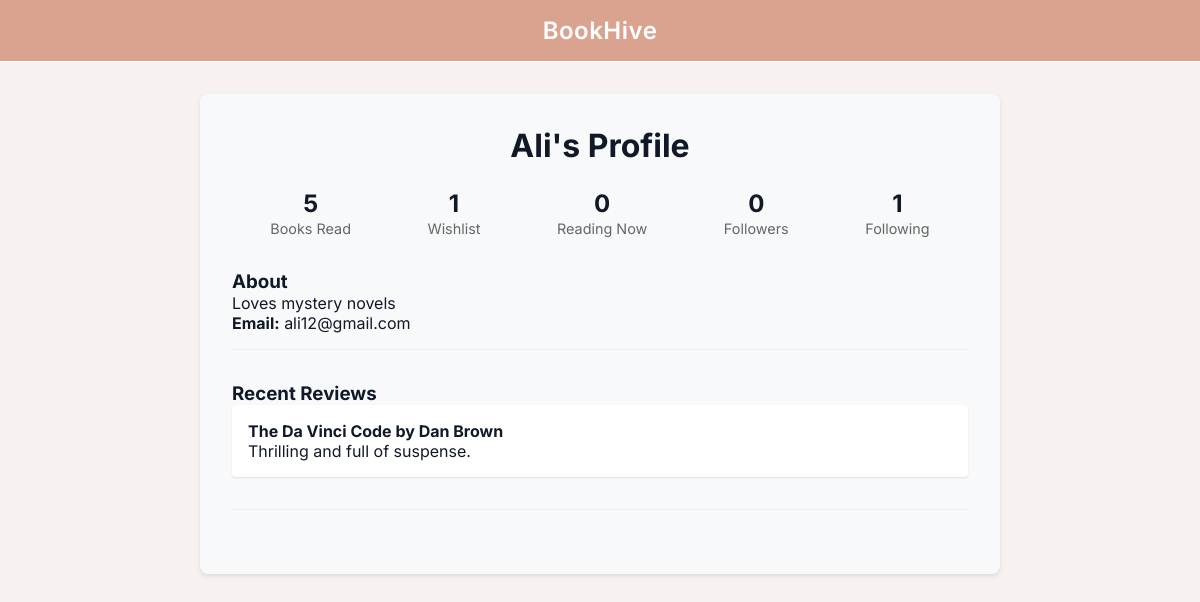
Page /profile (signed in) on the earlier database version.
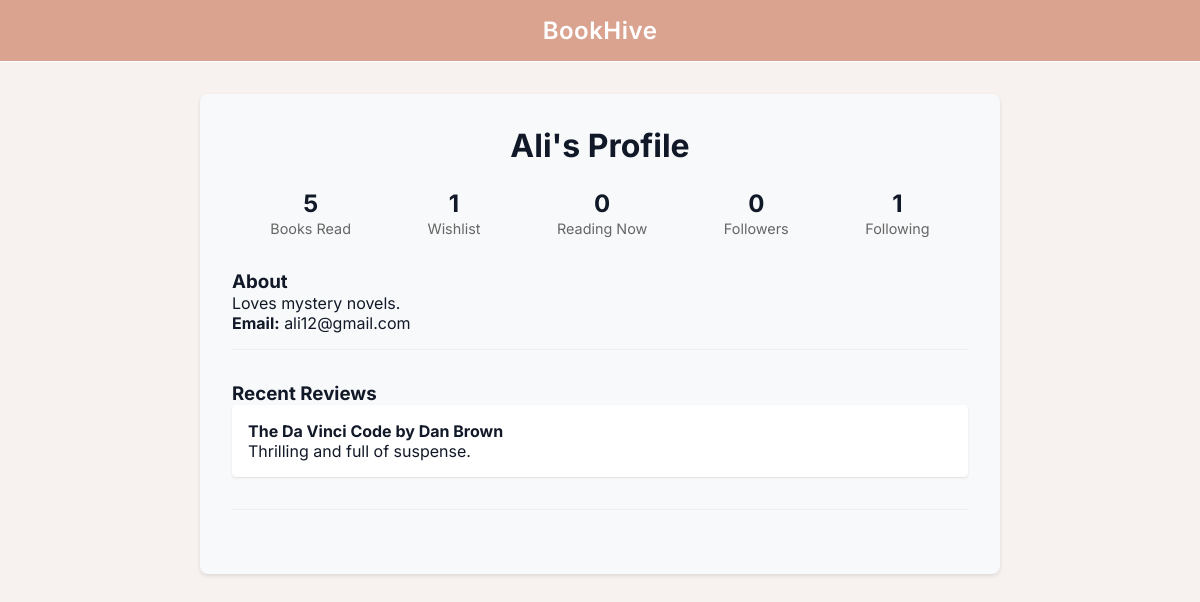
Same page on the later database version.
### tables this page shows
CREATE TABLE Users (
    username TEXT PRIMARY KEY,
    email TEXT UNIQUE NOT NULL,
    password TEXT NOT NULL,
    description TEXT,
    noOfBooksRead INTEGER DEFAULT 0
);

CREATE TABLE Reviews (
    username TEXT,
    bookname TEXT,
    review TEXT,
    PRIMARY KEY (username, bookname),
    FOREIGN KEY (username) REFERENCES Users(username),
    FOREIGN KEY (bookname) REFERENCES Books(bookname)
);

CREATE TABLE Books (
    bookname TEXT PRIMARY KEY,
    author TEXT NOT NULL,
    genre TEXT,
    year INTEGER,
    description TEXT,
    averageRating REAL DEFAULT 0,
    noOfRatings INTEGER DEFAULT 0,
    cover_url TEXT
);

### app.py (the view)
@app.route('/profile')
def profile():
    if 'username' not in session:
        return redirect(url_for('login'))
    username = session['username']
    try:
        conn = get_db_connection()
        user = conn.execute('SELECT * FROM Users WHERE username = ?', (username,)).fetchone()
        if not user:
            return redirect(url_for('login'))
        books_read = conn.execute('SELECT COUNT(*) FROM ReadBooksList WHERE username = ?', (username,)).fetchone()[0]
        wishlist_count = conn.execute('SELECT COUNT(*) FROM WishlistBooks WHERE username = ?', (username,)).fetchone()[0]
        currently_reading = conn.execute('SELECT COUNT(*) FROM CurrentlyReadingBooks WHERE username = ?', (username,)).fetchone()[0]
        reviews = conn.execute('''
            SELECT b.bookname, b.author, r.review
            FROM Reviews r
            JOIN Books b ON r.bookname = b.bookname
            WHERE r.username = ?
            ORDER BY r.rowid DESC
            LIMIT 3
        ''', (username,)).fetchall()
        followers = conn.execute('SELECT COUNT(*) FROM Followers WHERE followee = ?', (username,)).fetchone()[0]
        following = conn.execute('SELECT COUNT(*) FROM Followers WHERE follower = ?', (username,)).fetchone()[0]
        conn.close()
        return render_template('profile.html',
        username=user['username'],
        email=user['email'],
        description=user['description'],
        books_read=user['noOfBooksRead'],
        wishlist_count=wishlist_count,
        currently_reading=currently_reading,
        reviews=reviews,
        followers=followers,
        following=following)
    except sqlite3.Error as e:
        print(f"Database error: {e}")
        return "Error loading profile", 500

### app.py (called while the page is built)
def get_db_connection():
    conn = sqlite3.connect(DATABASE)
    conn.row_factory = sqlite3.Row
    return conn

### templates/profile.html (shortened to what this page needs)
{% extends "base2.html" %}
{% block content %}
<div class="profile-container">
    <div class="profile-header">
        <h1>{{ username }}'s Profile</h1>
        <div class="stats">
            <div class="stat-item">
                <span class="stat-number">{{ books_read }}</span>
                <span class="stat-label">Books Read</span>
            </div>
            <div class="stat-item">
                <span class="stat-number">{{ wishlist_count }}</span>
                <span class="stat-label">Wishlist</span>
            </div>
            <div class="stat-item">
                <span class="stat-number">{{ currently_reading }}</span>
                <span class="stat-label">Reading Now</span>
            </div>
            <div class="stat-item">
                <span class="stat-number">{{ followers }}</span>
                <span class="stat-label">Followers</span>
            </div>
            <div class="stat-item">
                <span class="stat-number">{{ following }}</span>
                <span class="stat-label">Following</span>
            </div>
        </div>
    </div>
    <div class="profile-details">
        <div class="detail-section">
            <h3>About</h3>
            <p>{{ description if description else "No description yet" }}</p>
            <p><strong>Email:</strong> {{ email }}</p>
        </div>
        <div class="detail-section">
            <h3>Recent Reviews</h3>
            {% if reviews %}
                {% for review in reviews %}
                <div class="review">
                    <h4>{{ review['bookname'] }} by {{ review['author'] }}</h4>
                    <p>{{ review['review'] }}</p>
                </div>
                {% endfor %}
            {% else %}
                <p>No reviews yet</p>
            {% endif %}
        </div>
    </div>
</div>
{% endblock %}

### templates/base2.html (shortened to what this page needs)
<!DOCTYPE html>
<html lang="en">
<head>
</head>
<body>
    <header>
        <div class="logo">BookHive</div>
    </header>
    <main>
        {% block content %}{% endblock %}
    </main>
</body>
</html>

### templates/base2.html (style rules this page uses)
:root { --primary: #ffffff; --highlight: #facc15; --bg: #f7f2f0; --text: #111827; --white: #daa38f; }
* { margin: 0; padding: 0; box-sizing: border-box; }
body { font-family: 'Inter', sans-serif; background-color: var(--bg); color: var(--text); }
header { background-color: var(--white); border-bottom: 1px solid #ffffff; padding: 1rem 3rem; display: flex; align-items: center; justify-content: center; position: sticky; top: 0; z-index: 100; }
.logo { font-size: 1.5rem; font-weight: 600; color: var(--primary); letter-spacing: 0.5px; }
main { max-width: 1200px; margin: 2rem auto; padding: 0 1.5rem; animation: fadeIn 0.4s ease-in; }

### templates/profile.html (style rules this page uses)
.profile-container { max-width: 800px; margin: 2rem auto; padding: 2rem; background: #f8f9fa; border-radius: 8px; box-shadow: 0 2px 4px rgba(0,0,0,0.1); }
.profile-header { text-align: center; margin-bottom: 2rem; }
.stats { display: flex; justify-content: space-around; margin: 1.5rem 0; }
.stat-item { text-align: center; }
.stat-number { display: block; font-size: 1.5rem; font-weight: bold; }
.stat-label { font-size: 0.9rem; color: #666; }
.detail-section { margin-bottom: 2rem; padding-bottom: 1rem; border-bottom: 1px solid #eee; }
.review { background: white; padding: 1rem; margin-bottom: 1rem; border-radius: 4px; box-shadow: 0 1px 2px rgba(0,0,0,0.1); }

Differences in the rows shown:
changed Users "Ali": description "Loves mystery novels" → "Loves mystery novels."
